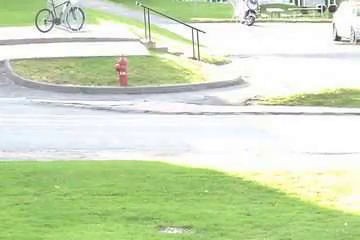
#> input picture frame 109 of 1.mp4, 360 x 240 px
$ python atelier_2_Aporoche_Simple.py
#> lines starting #> are read from the running program, lines starting #| are printed output that depends on the picture
# -*- coding: utf-8 -*-
"""
Created on Fri May 24 16:11:15 2019

@author:  EL KHOU Mohammed

Atelier2:
•En utilisant une vidéo enregistrée sur le disque dur ou capture à partir d’une web Cam.
    Réaliser une segmentation avant-plan/arrière-plan en utilisant:
•La différence d’images
•La dérivation temporelle
•La moyenne mobile (Movingaverage)
•La moyenne glissante (Running Average)
•Le filtre Médian
"""
import cv2
cv2.__version__

video = cv2.VideoCapture('1.mp4')

for _ in range(6):
    _, background = video.read()
#> this loop made 6 passes
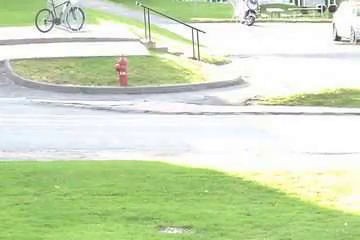
#> input picture frame 109 of 1.mp4, 360 x 240 px
background = cv2.cvtColor(background, cv2.COLOR_BGR2GRAY)
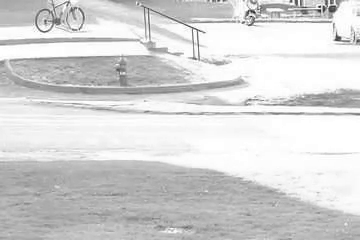
#> background: shape (240, 360); min 29, max 255, mean 213.4
# background = cv2.imread('1.png',0)

while True:
    test, img = video.read()
    if not test:
        break

    img = cv2.cvtColor(img, cv2.COLOR_BGR2GRAY)
#> img: shape (240, 360)

#    mask = abs(img - background)
    mask = cv2.absdiff(img, background)
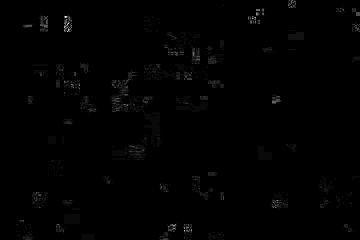
#> mask: shape (240, 360); min 0, max 27, mean 0.2; drawn with min black and max white

    cv2.imshow("La différence d’images", mask)

    # tab 'ESC'
    key = cv2.waitKey(20)
#> (key Esc is pressed here)
    if key == 27: # hadi hiyya Esc
        break

video.release()
cv2.destroyAllWindows()

$ run again, starting later in the video
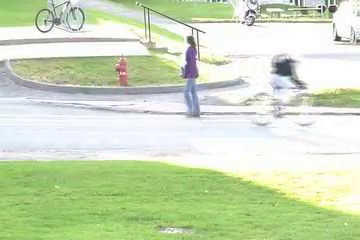
#> input picture frame 494 of 1.mp4, 360 x 240 px
#> the loop `for _ in range(6):` made 6 passes
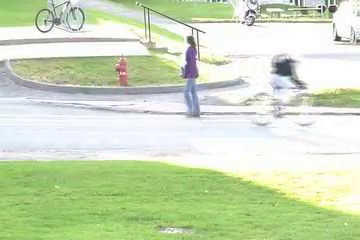
#> input picture frame 494 of 1.mp4, 360 x 240 px
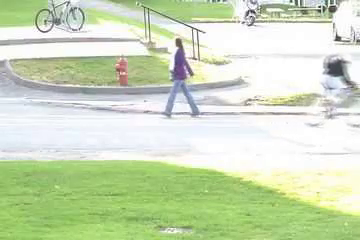
#> input picture frame 500 of 1.mp4, 360 x 240 px
#> img is the input picture: shape (240, 360, 3); mean B, G, R 187.3, 219.5, 205.2
#> img: shape (240, 360)
#> `mask = cv2.absdiff(img, background)`:
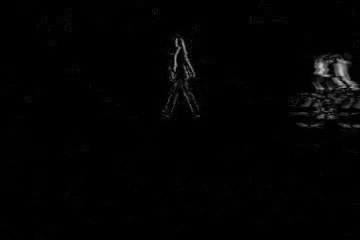
#> mask: shape (240, 360); min 0, max 190, mean 2.5

$ run again, starting later in the video
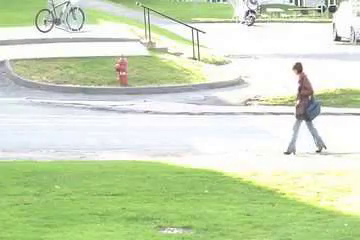
#> input picture frame 879 of 1.mp4, 360 x 240 px
#> the loop `for _ in range(6):` made 6 passes
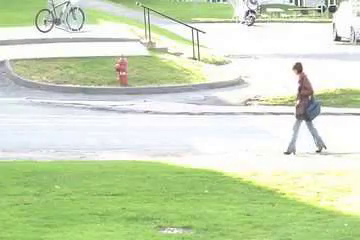
#> input picture frame 879 of 1.mp4, 360 x 240 px
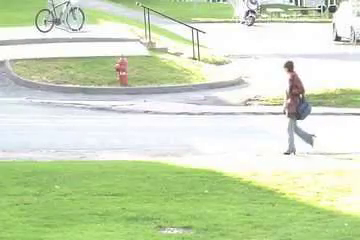
#> input picture frame 885 of 1.mp4, 360 x 240 px
#> img is the input picture: shape (240, 360, 3); mean B, G, R 186.2, 219.9, 205.5
#> img: shape (240, 360)
#> `mask = cv2.absdiff(img, background)`:
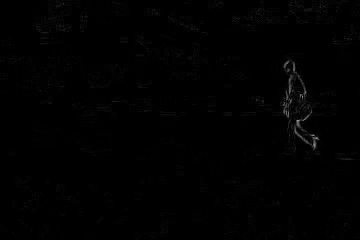
#> mask: shape (240, 360); min 0, max 158, mean 1.3
